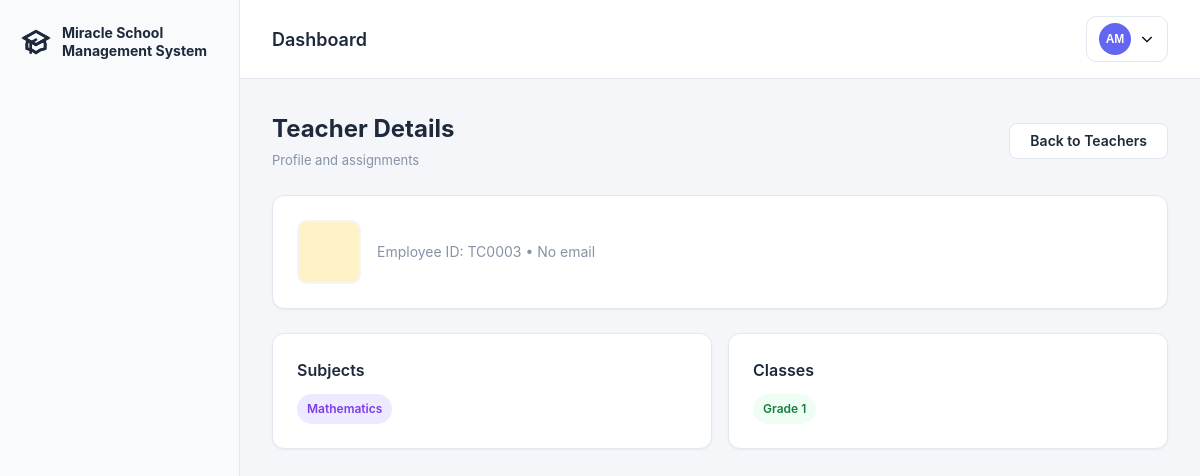
/portal/admin/teacher/3/ (signed in), run on an earlier commit of the app's database.
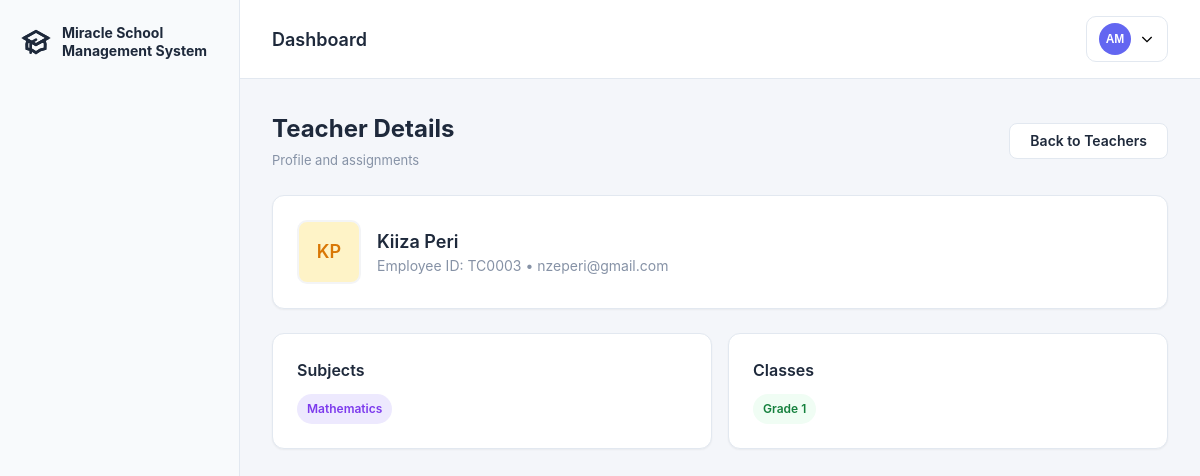
And on a later commit of the database.
### school/models.py (models this page shows, shortened)
class Teacher(models.Model):
    user = models.OneToOneField(User, on_delete=models.CASCADE)
    employee_id = models.CharField(max_length=20, unique=True)
    subjects = models.ManyToManyField(Subject)
    classes = models.ManyToManyField(Class, related_name='teachers')
    photo = models.ImageField(upload_to='teachers/photos/', blank=True, null=True)
    class Meta:
        db_table = 'teachers'

class User(AbstractUser):
    USER_TYPE_CHOICES = (
        ('admin', 'Administrator'),
        ('teacher', 'Teacher'),
        ('student', 'Student'),
        ('bursar', 'Bursar'),
    )
    user_type = models.CharField(max_length=10, choices=USER_TYPE_CHOICES)
    phone = models.CharField(max_length=15, blank=True, null=True)
    address = models.TextField(blank=True, null=True)
    class Meta:
        db_table = 'users'

### school/views.py (the view)
# urls.py: path('portal/admin/teacher/<int:teacher_id>/', views.admin_view_teacher, name='admin_view_teacher'),
@login_required
@user_passes_test(is_admin)
def admin_view_teacher(request, teacher_id):
    teacher = get_object_or_404(Teacher, id=teacher_id)
    context = {
        'teacher': teacher,
    }
    return render(request, 'admin/teacher_detail.html', context)

### school/views.py (called while the page is built)
def is_admin(user):
    return getattr(user, 'user_type', None) == 'admin' or user.is_superuser or user.is_staff

### school/templates/admin/teacher_detail.html (shortened to what this page needs)
{% extends 'base_dashboard.html' %}
{% block content %}
  <div class="content-header">
    <div>
      <h1 class="content-title">Teacher Details</h1>
      <p class="content-subtitle">Profile and assignments</p>
    </div>
    <a class="btn btn-outline" href="{% url 'manage_teachers' %}">Back to Teachers</a>
  </div>
  <div class="card" style="margin-bottom:24px">
    <div style="display:flex;gap:16px;align-items:center">
      {% if teacher.photo %}
        <img src="{{ teacher.photo.url }}" alt="{{ teacher.user.get_full_name }}" class="table-avatar" style="width:64px;height:64px" />
      {% else %}
        <div class="table-avatar" style="width:64px;height:64px;background:#fef3c7;color:#d97706;display:flex;align-items:center;justify-content:center;font-weight:600;font-size:18px">{{ teacher.user.first_name|slice:":1" }}{{ teacher.user.last_name|slice:":1" }}</div>
      {% endif %}
      <div>
        <div style="font-weight:600;color:var(--text);font-size:18px">{{ teacher.user.get_full_name }}</div>
        <div style="color:var(--muted)">Employee ID: {{ teacher.employee_id }} • {{ teacher.user.email|default:'No email' }}</div>
      </div>
    </div>
  </div>
  <div class="grid" style="display:grid;grid-template-columns:repeat(2,1fr);gap:16px">
    <div class="card">
      <h3 style="margin-bottom:12px;font-size:16px;font-weight:600">Subjects</h3>
      <div style="display:flex;gap:8px;flex-wrap:wrap">
        {% for s in teacher.subjects.all %}
          <span style="padding:6px 10px;background:#ede9fe;color:#7c3aed;border-radius:999px;font-size:12px;font-weight:600">{{ s.name }}</span>
        {% empty %}
          <span style="color:var(--muted)">No subjects assigned.</span>
        {% endfor %}
      </div>
    </div>
    <div class="card" id="assignments">
      <h3 style="margin-bottom:12px;font-size:16px;font-weight:600">Classes</h3>
      <div style="display:flex;gap:8px;flex-wrap:wrap">
        {% for c in teacher.classes.all %}
          <span style="padding:6px 10px;background:#f0fdf4;color:#15803d;border-radius:999px;font-size:12px;font-weight:600">{{ c.name }}</span>
        {% empty %}
          <span style="color:var(--muted)">No classes assigned.</span>
        {% endfor %}
      </div>
    </div>
  </div>
{% endblock %}

What changed in the data, as far as the page shows it:
changed through a linked row, Teacher "TC0003": user.first_name (not shown) → "K"; user.last_name (not shown) → "P"; user.get_full_name (not shown) → "Kiiza Peri"; user.email "No email" → "nzeperi@gmail.com"
